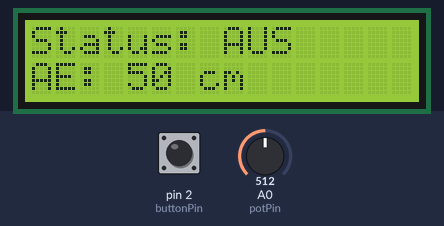
Recording of a sketch running on a simulated Arduino Uno, built with avr-gcc and run on an emulated ATmega328P. On the bench: 16×2 character LCD. The test bench sets the inputs (shaded band); at power-on: A0 (potPin) = 512, pin 2 (buttonPin) HIGH.

Above: at 1.2 s.
1.3 s: A0 (potPin) set to 716
At 2.8 s:
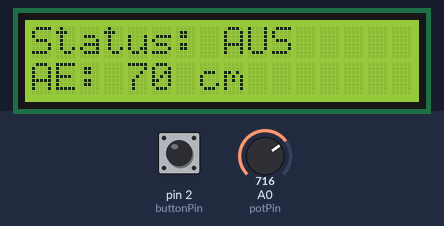
3.1 s: A0 (potPin) set to 900
At 3.7 s:
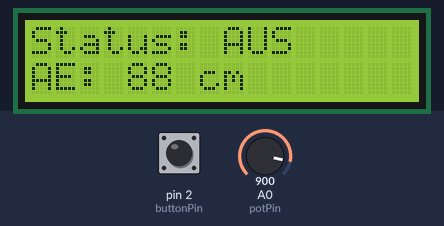
4.7 s: A0 (potPin) set to 1023
At 5.9 s:
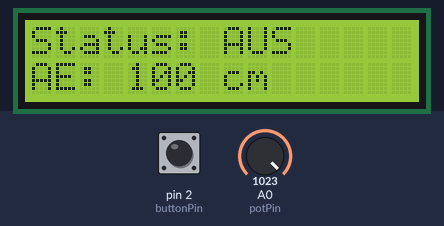
Timing chart, 0 to 7.7 s (numbered marks = the images above; inputs shaded):
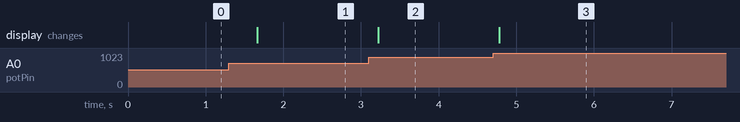

The sketch:

terminal_code.ino
```cpp
#include <LiquidCrystal_I2C.h>
#include <SoftwareSerial.h>

LiquidCrystal_I2C lcd(0x27, 16, 2);
SoftwareSerial sensorSerial(10, 11); // RX, TX

const int buttonPin = 2;
const int potPin = A0;
int alarmState = 0; // 0 = Aus, 1 = Entschärft, 2 = Scharf
int lastButtonState = HIGH;
unsigned long lastDebounceTime = 0;
unsigned long debounceDelay = 50;

void setup() {
  pinMode(buttonPin, INPUT_PULLUP);
  lcd.init();
  lcd.backlight();
  sensorSerial.begin(9600);
  Serial.begin(9600);
  updateLCD();
}

void loop() {
  // Knopf einlesen mit Entprellen
  int reading = digitalRead(buttonPin);
  if (reading != lastButtonState) {
    lastDebounceTime = millis();
  }

  if ((millis() - lastDebounceTime) > debounceDelay) {
    if (reading == LOW && lastButtonState == HIGH) {
      alarmState = (alarmState + 1) % 3;
      updateLCD();
    }
  }
  lastButtonState = reading;

  // AE-Wert vom Potentiometer
  int potValue = analogRead(potPin);       // 0 bis 1023
  int ae = map(potValue, 0, 1023, 1, 100);  // 1 bis 100 cm

  // An Sensor senden
  sensorSerial.print("S");
  sensorSerial.print(alarmState);
  sensorSerial.print(",");
  sensorSerial.println(ae);

  // Status anzeigen
  lcd.setCursor(0, 1);
  lcd.print("AE: ");
  lcd.print(ae);
  lcd.print(" cm   ");

  delay(500);
}

void updateLCD() {
  lcd.clear();
  lcd.setCursor(0, 0);
  switch (alarmState) {
    case 0: lcd.print("Status: AUS     "); break;
    case 1: lcd.print("Status: ENTSCH. "); break;
    case 2: lcd.print("Status: SCHARF  "); break;
  }
}
```

Measured:
- after the input at 1.3 s, the display: changes after 0.36 s (image 1)
- after the input at 3.1 s, the display: changes after 0.12 s (image 2)
- after the input at 4.7 s, the display: changes after 0.08 s (image 3)
